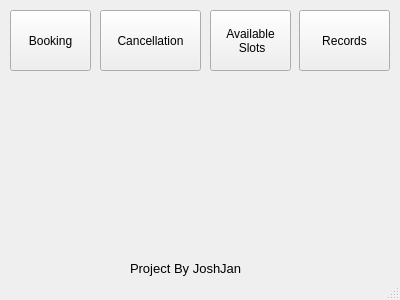
<?xml version="1.0" encoding="UTF-8"?>
<ui version="4.0">
 <class>MainWindow</class>
 <widget class="QMainWindow" name="MainWindow">
  <property name="geometry">
   <rect>
    <x>0</x>
    <y>0</y>
    <width>400</width>
    <height>300</height>
   </rect>
  </property>
  <property name="windowTitle">
   <string>Doctor Appointment 1.0</string>
  </property>
  <widget class="QWidget" name="centralWidget">
   <widget class="QLabel" name="label">
    <property name="geometry">
     <rect>
      <x>130</x>
      <y>260</y>
      <width>161</width>
      <height>16</height>
     </rect>
    </property>
    <property name="font">
     <font>
      <pointsize>10</pointsize>
     </font>
    </property>
    <property name="text">
     <string>Project By JoshJan</string>
    </property>
   </widget>
   <widget class="QPushButton" name="btnBooking">
    <property name="geometry">
     <rect>
      <x>10</x>
      <y>10</y>
      <width>81</width>
      <height>61</height>
     </rect>
    </property>
    <property name="text">
     <string>Booking</string>
    </property>
   </widget>
   <widget class="QPushButton" name="btnCancellation">
    <property name="geometry">
     <rect>
      <x>100</x>
      <y>10</y>
      <width>101</width>
      <height>61</height>
     </rect>
    </property>
    <property name="text">
     <string>Cancellation</string>
    </property>
   </widget>
   <widget class="QPushButton" name="btnAvailableSlots">
    <property name="geometry">
     <rect>
      <x>210</x>
      <y>10</y>
      <width>81</width>
      <height>61</height>
     </rect>
    </property>
    <property name="text">
     <string>Available
 Slots</string>
    </property>
   </widget>
   <widget class="QPushButton" name="btnRecords">
    <property name="geometry">
     <rect>
      <x>299</x>
      <y>10</y>
      <width>91</width>
      <height>61</height>
     </rect>
    </property>
    <property name="text">
     <string>Records</string>
    </property>
   </widget>
  </widget>
  <widget class="QStatusBar" name="statusBar"/>
 </widget>
 <layoutdefault spacing="6" margin="11"/>
 <resources/>
 <connections/>
</ui>
